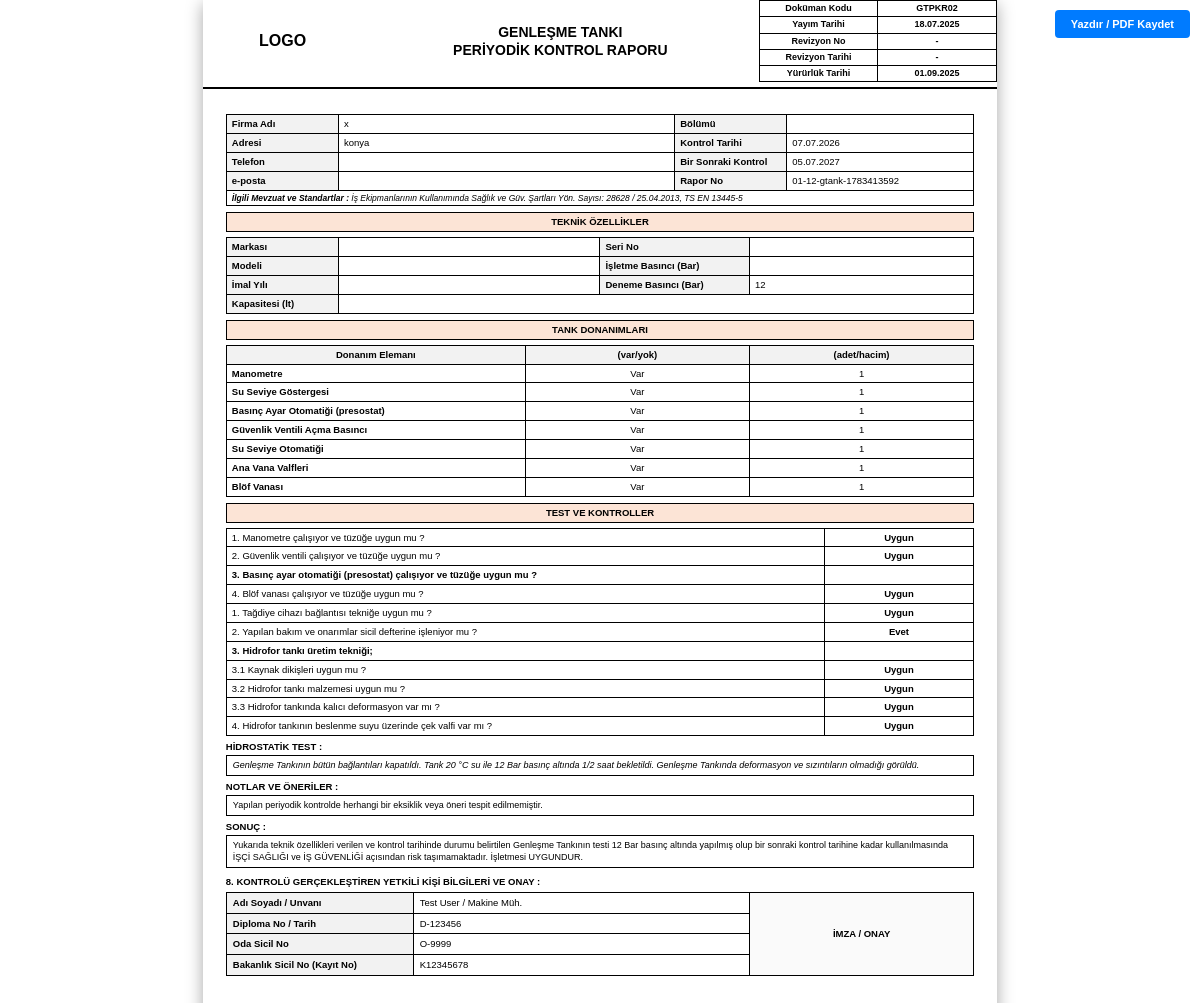
/pages/genlesme_tanki_yazdir.php?id=2 (signed in), run on the app's committed database.
### tables this page shows
CREATE TABLE `system_settings` (
  `id` int(11) NOT NULL AUTO_INCREMENT,
  `setting_key` varchar(100) NOT NULL,
  `setting_value` text DEFAULT NULL,
  `updated_at` timestamp NOT NULL DEFAULT current_timestamp() ON UPDATE current_timestamp(),
  PRIMARY KEY (`id`),
  UNIQUE KEY `setting_key` (`setting_key`)
);

CREATE TABLE `genlesme_tanki_reports` (
  `id` int(11) NOT NULL AUTO_INCREMENT,
  `kurum_id` int(11) NOT NULL,
  `report_no` varchar(100) NOT NULL,
  `report_date` date NOT NULL,
  `start_date` datetime DEFAULT NULL,
  `end_date` datetime DEFAULT NULL,
  `next_control_date` date DEFAULT NULL,
  `isg_katip_id` varchar(100) DEFAULT NULL,
  `firma_adi_eki` varchar(255) DEFAULT NULL,
  `control_reason` varchar(255) DEFAULT 'Periyodik Kontrol',
  `phone` varchar(50) DEFAULT NULL,
  `email` varchar(100) DEFAULT NULL,
  `mevzuat` varchar(255) DEFAULT 'İş Ekipmanlarının Kullanımında Sağlık ve Güv. Şartları Yön. Sayısı: 28628 / 25.04.2013, TS EN 13445-5',
  `brand` varchar(100) DEFAULT NULL,
  `serial_no` varchar(100) DEFAULT NULL,
  `model` varchar(100) DEFAULT NULL,
  `operating_pressure` varchar(50) DEFAULT NULL,
  `production_year` varchar(50) DEFAULT NULL,
  `test_pressure` varchar(50) DEFAULT NULL,
  `capacity` varchar(50) DEFAULT NULL,
  `tank_donanimlari` longtext DEFAULT NULL CHECK (json_valid(`tank_donanimlari`)),
  `inspection_results` longtext DEFAULT NULL CHECK (json_valid(`inspection_results`)),
  `hydrostatic_test` text DEFAULT NULL,
  `defects` text DEFAULT NULL,
  `result_text` text DEFAULT NULL,
  `result` varchar(50) DEFAULT 'UYGUNDUR',
  `authorized_person_id` int(11) DEFAULT NULL,
  `created_at` timestamp NOT NULL DEFAULT current_timestamp(),
  PRIMARY KEY (`id`),
  UNIQUE KEY `report_no` (`report_no`),
  KEY `kurum_id` (`kurum_id`),
  KEY `authorized_person_id` (`authorized_person_id`),
  CONSTRAINT `genlesme_tanki_reports_ibfk_1` FOREIGN KEY (`kurum_id`) REFERENCES `institutions` (`id`) ON DELETE CASCADE,
  CONSTRAINT `genlesme_tanki_reports_ibfk_2` FOREIGN KEY (`authorized_person_id`) REFERENCES `authorized_persons` (`id`) ON DELETE SET NULL
);

CREATE TABLE `institutions` (
  `id` int(11) NOT NULL AUTO_INCREMENT,
  `user_id` int(11) NOT NULL,
  `firma_adi` varchar(255) NOT NULL,
  `adresi` text DEFAULT NULL,
  `sgk_sicil_no` varchar(50) DEFAULT NULL,
  `il_kodu` varchar(2) DEFAULT '01',
  `kurum_kodu` varchar(3) DEFAULT NULL,
  `isg_katip_id` varchar(100) DEFAULT NULL,
  `report_date` date DEFAULT NULL,
  `start_date` datetime DEFAULT NULL,
  `end_date` datetime DEFAULT NULL,
  `next_control_date` date DEFAULT NULL,
  `created_at` timestamp NOT NULL DEFAULT current_timestamp(),
  `contract_pdf` varchar(255) DEFAULT NULL,
  PRIMARY KEY (`id`),
  KEY `user_id` (`user_id`),
  CONSTRAINT `institutions_ibfk_1` FOREIGN KEY (`user_id`) REFERENCES `users` (`id`) ON DELETE CASCADE
);

CREATE TABLE `authorized_persons` (
  `id` int(11) NOT NULL AUTO_INCREMENT,
  `adi_soyadi` varchar(255) NOT NULL,
  `meslegi` varchar(255) DEFAULT NULL,
  `kayit_no` varchar(100) DEFAULT NULL,
  `created_at` timestamp NOT NULL DEFAULT current_timestamp(),
  `diploma_no` varchar(100) DEFAULT NULL,
  `oda_sicil_no` varchar(100) DEFAULT NULL,
  PRIMARY KEY (`id`)
);

### htdocs/pages/genlesme_tanki_yazdir.php (the view, shortened to what the rows shown need)
<?php
require_once '../includes/db.php';
require_once '../includes/functions.php';
$id = isset($_GET['id']) ? cleanInput($_GET['id']) : null;
$stmt = $pdo->prepare("
    SELECT r.*,
           i.firma_adi, i.adresi, i.sgk_sicil_no, i.il_kodu, i.kurum_kodu,
           ap.adi_soyadi, ap.meslegi, ap.kayit_no, ap.diploma_no, ap.oda_sicil_no
    FROM genlesme_tanki_reports r
    JOIN institutions i ON r.kurum_id = i.id
    LEFT JOIN authorized_persons ap ON r.authorized_person_id = ap.id
    WHERE r.id = ?
");
$stmt->execute([$id]);
$data = $stmt->fetch();
$donanim_keys = [
    'd1' => 'Manometre',
    'd2' => 'Su Seviye Göstergesi',
    'd3' => 'Basınç Ayar Otomatiği (presostat)',
    'd4' => 'Güvenlik Ventili Açma Basıncı',
    'd5' => 'Su Seviye Otomatiği',
    'd6' => 'Ana Vana Valfleri',
    'd7' => 'Blöf Vanası'
];
$tank_donanimlari = json_decode($data['tank_donanimlari'] ?? '{}', true);
function renderHeader()
{
    global $pdo;
    $logoText = getSetting($pdo, 'logo_text', 'LOGO');
    $logoHtml = htmlspecialchars($logoText);
    ?>
    <table style="border:none; margin: 0; padding: 0;">
        <tr style="border:none;">
            <td style="width: 20%; height: 60px; border:none; text-align:center; vertical-align:middle; padding: 0;">
                <div style="font-weight:bold; font-size:16px;"><?php echo $logoHtml; ?></div>
            </td>
            <td style="width: 50%; text-align: center; border:none; padding: 0; vertical-align:middle;">
                <h1 style="font-size: 14px; margin: 0; line-height: 1.3;">GENLEŞME TANKI<br>PERİYODİK KONTROL RAPORU</h1>
            </td>
            <td style="width: 30%; border:none; padding: 0;">
            </td>
        </tr>
    </table>
    <hr style="border: 1px solid black; margin-top:5px; margin-bottom:5px;">
    <?php
}
?>
<!DOCTYPE html>
<html lang="tr">
<head>
    <link rel="stylesheet" href="../assets/css/rapor.css">
</head>
<body>
    <table class="main-report-table" style="border:none; margin:0 auto;">
        <thead>
            <tr>
                <th style="border:none; padding:0;">
                    <?php renderHeader(); ?>
                </th>
            </tr>
        </thead>
        <tbody>
            <tr>
                <td style="border:none; padding:0;">
                    <div class="page">
                        <table>
                            <tr>
                                <td style="width: 15%;" class="header-bg fw-bold">Firma Adı</td>
                                <td style="width: 45%;"><?php
                                    $full_name = $data['firma_adi'] ?? '';
                                    echo htmlspecialchars($full_name);
                                ?></td>
                                <td style="width: 15%;" class="header-bg fw-bold">Bölümü</td>
                                <td style="width: 25%;"><?php echo htmlspecialchars($data['firma_adi_eki'] ?? '-'); ?></td>
                            </tr>
                            <tr>
                                <td class="header-bg fw-bold">Adresi</td>
                                <td><?php echo htmlspecialchars($data['adresi'] ?? '-'); ?></td>
                                <td class="header-bg fw-bold">Kontrol Tarihi</td>
                                <td><?php echo date('d.m.Y', strtotime($data['report_date'])); ?></td>
                            </tr>
                            <tr>
                                <td class="header-bg fw-bold">Telefon</td>
                                <td><?php echo htmlspecialchars($data['phone'] ?? '-'); ?></td>
                                <td class="header-bg fw-bold">Bir Sonraki Kontrol</td>
                                <td><?php echo date('d.m.Y', strtotime($data['next_control_date'])); ?></td>
                            </tr>
                            <tr>
                                <td class="header-bg fw-bold">e-posta</td>
                                <td><?php echo htmlspecialchars($data['email'] ?? '-'); ?></td>
                                <td class="header-bg fw-bold">Rapor No</td>
                                <td><?php echo htmlspecialchars($data['report_no'] ?? '-'); ?></td>
                            </tr>
                            <tr>
                                <td colspan="4" style="font-size: 8.5px; font-style: italic; border-top: 1px solid #000; padding: 2px 5px;">
                                    <strong>İlgili Mevzuat ve Standartlar :</strong> <?php echo htmlspecialchars($data['mevzuat']); ?>
                                </td>
                            </tr>
                        </table>
                        <div class="section-title-bg">TEKNİK ÖZELLİKLER</div>
                        <table>
                            <tr>
                            </tr>
                            <tr>
                            </tr>
                            <tr>
                                <td class="header-bg fw-bold">İmal Yılı</td>
                                <td><?php echo htmlspecialchars($data['production_year'] ?? '-'); ?></td>
                                <td class="header-bg fw-bold">Deneme Basıncı (Bar)</td>
                                <td><?php echo htmlspecialchars($data['test_pressure'] ?? '-'); ?></td>
                            </tr>
                            <tr>
                            </tr>
                        </table>
                        <div class="section-title-bg">TANK DONANIMLARI</div>
                        <table>
                            <thead>
                                <tr class="header-bg">
                                    <th>Donanım Elemanı</th>
                                    <th class="text-center" style="width: 30%;">(var/yok)</th>
                                    <th class="text-center" style="width: 30%;">(adet/hacim)</th>
                                </tr>
                            </thead>
                            <tbody>
                                <?php foreach ($donanim_keys as $key => $label):
                                    $status = $tank_donanimlari[$key]['status'] ?? 'Yok';
                                    $amount = $tank_donanimlari[$key]['amount'] ?? '-';
                                ?>
                                    <tr>
                                        <td class="fw-bold"><?php echo htmlspecialchars($label); ?></td>
                                        <td class="text-center"><?php echo htmlspecialchars($status); ?></td>
                                        <td class="text-center"><?php echo htmlspecialchars($amount); ?></td>
                                    </tr>
                                <?php endforeach; ?>
                            </tbody>
                        </table>
                        <div class="section-title-bg">TEST VE KONTROLLER</div>
                        <table>
                            <tbody>
                            </tbody>
                        </table>
                        <div class="fw-bold" style="margin-top: 5px; margin-bottom: 2px;">HİDROSTATİK TEST :</div>
                        <div class="result-box-compact" style="min-height: 20px; font-style: italic; padding: 4px 6px;">
                            <?php echo !empty($data['hydrostatic_test']) ? nl2br(htmlspecialchars($data['hydrostatic_test'])) : '-'; ?>
                        </div>
                        <div class="fw-bold" style="margin-top: 5px; margin-bottom: 2px;">NOTLAR VE ÖNERİLER :</div>
                        <div class="result-box-compact bg-light-gray" style="min-height: 20px; padding: 4px 6px;">
                            <?php echo !empty($data['defects']) ? nl2br(htmlspecialchars($data['defects'])) : 'Yapılan periyodik kontrolde herhangi bir eksiklik veya öneri tespit edilmemiştir.'; ?>
                        </div>
                        <div class="fw-bold" style="margin-top: 5px; margin-bottom: 2px;">SONUÇ :</div>
                        <div class="result-box-compact" style="padding: 4px 6px;">
                            <?php echo nl2br(htmlspecialchars($data['result_text'])); ?>
                        </div>
                        <div class="fw-bold" style="margin-top: 8px; margin-bottom: 2px;">8. KONTROLÜ GERÇEKLEŞTİREN YETKİLİ KİŞİ BİLGİLERİ VE ONAY :</div>
                        <table style="width: 100%; border-collapse: collapse; margin-top: 4px;">
                            <tr>
                                <td class="header-bg fw-bold" style="width: 25%; border: 1px solid #000; padding: 4px 6px;">Adı Soyadı / Unvanı</td>
                                <td style="width: 45%; border: 1px solid #000; padding: 4px 6px;"><?php echo htmlspecialchars($data['adi_soyadi'] ?? '-'); ?> / <?php echo htmlspecialchars($data['meslegi'] ?? '-'); ?></td>
                                <td rowspan="4" style="width: 30%; vertical-align: middle; text-align: center; font-weight: bold; border: 1px solid #000; background-color: #fafafa; padding: 4px 6px;">İMZA / ONAY</td>
                            </tr>
                            <tr>
                                <td class="header-bg fw-bold" style="border: 1px solid #000; padding: 4px 6px;">Diploma No / Tarih</td>
                                <td style="border: 1px solid #000; padding: 4px 6px;"><?php echo htmlspecialchars($data['diploma_no'] ?? '-'); ?></td>
                            </tr>
                            <tr>
                                <td class="header-bg fw-bold" style="border: 1px solid #000; padding: 4px 6px;">Oda Sicil No</td>
                                <td style="border: 1px solid #000; padding: 4px 6px;"><?php echo htmlspecialchars($data['oda_sicil_no'] ?? '-'); ?></td>
                            </tr>
                            <tr>
                                <td class="header-bg fw-bold" style="border: 1px solid #000; padding: 4px 6px;">Bakanlık Sicil No (Kayıt No)</td>
                                <td style="border: 1px solid #000; padding: 4px 6px;"><?php echo htmlspecialchars($data['kayit_no'] ?? '-'); ?></td>
                            </tr>
                        </table>
                    </div>
                </td>
            </tr>
        </tbody>
    </table>
</body>
</html>

### data on the page
system_settings: setting_value "LOGO"
genlesme_tanki_reports: kurum.firma_adi "x", kurum.adresi "konya", report_date "07.07.2026", next_control_date "05.07.2027", report_no "01-12-gtank-1783413592", mevzuat "İş Ekipmanlarının Kullanımında Sağlık ve Güv. Şartları Yön. Sayısı: 28628 / 25.04.2013, TS EN 13445-5", test_pressure "12", tank_donanimlari "Var", tank_donanimlari "1", hydrostatic_test "Genleşme Tankının bütün bağlantıları kapatıldı. Tank 20 °C su ile 12 Bar basınç altında 1/2 saat bekletildi. Genleşme Tankında deformasyon ve sızıntıların olmadığı görüldü.", result_text "Yukarıda teknik özellikleri verilen ve kontrol tarihinde durumu belirtilen Genleşme Tankının testi 12 Bar basınç altında yapılmış olup bir sonraki kontrol tarihine kadar kullanılmasında İŞÇİ SAĞLIĞI ve İŞ GÜVENLİĞİ açısından risk taşımamaktadır. İşletmesi UYGUNDUR.", authorized_person.adi_soyadi "Test User", authorized_person.meslegi "Makine Müh.", authorized_person.diploma_no "D-123456", authorized_person.oda_sicil_no "O-9999", authorized_person.kayit_no "K12345678"

### other printed values
$label "Manometre"
$label "Su Seviye Göstergesi"
$label "Basınç Ayar Otomatiği (presostat)"
$label "Güvenlik Ventili Açma Basıncı"
$label "Su Seviye Otomatiği"
$label "Ana Vana Valfleri"
$label "Blöf Vanası"
$text "1. Manometre çalışıyor ve tüzüğe uygun mu ?"
$text "2. Güvenlik ventili çalışıyor ve tüzüğe uygun mu ?"
$text "3. Basınç ayar otomatiği (presostat) çalışıyor ve tüzüğe uygun mu ?"
$text "4. Blöf vanası çalışıyor ve tüzüğe uygun mu ?"
$text "1. Tağdiye cihazı bağlantısı tekniğe uygun mu ?"
$text "2. Yapılan bakım ve onarımlar sicil defterine işleniyor mu ?"
$text "3. Hidrofor tankı üretim tekniği;"
$text "3.1 Kaynak dikişleri uygun mu ?"
